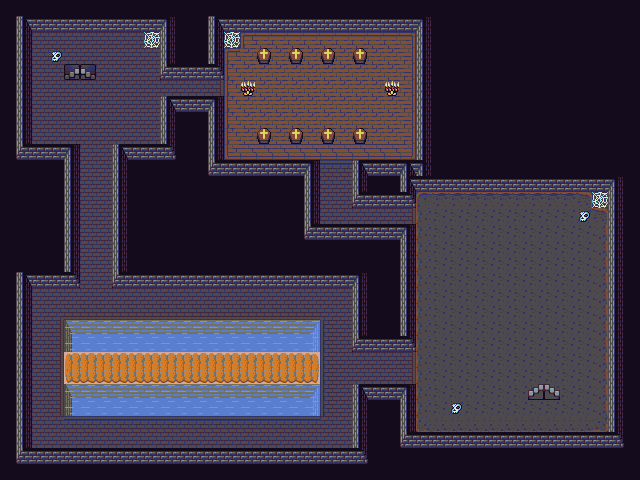

Rendered tile map (Tiled .tmx) drawn with the repository's tilesets; below, a short description and the map source with its tile grids summarised:
An orthogonal 40x30 tile map with 16x16 px tiles, 8 tile layers (ground, water, detail, walls, ...), 12 tilesets and 7 objects (2x exit, 2x spawn, 2x light, chest).

<map version="1.10" tiledversion="1.10.2" orientation="orthogonal" renderorder="right-down" width="40" height="30" tilewidth="16" tileheight="16" infinite="0" nextlayerid="10" nextobjectid="8">
 <properties>
  <property name="ambience" value="amb.plain" />
  <property name="backdrop" value="dungeon" />
  <property name="darkness" type="float" value="0.85" />
  <property name="dungeon" type="bool" value="true" />
  <property name="encounter_rate" type="int" value="200" />
  <property name="encounters" value="plague_rat 3, grave_robber 1" />
  <property name="lantern" type="float" value="4.5" />
  <property name="music" value="music.rpg_warrens" />
  <property name="name" value="The Warrens" />
  <property name="region" type="int" value="1" />
 </properties>
 <tileset firstgid="1" source="dl_floor.tsx" />
 <tileset firstgid="820" source="dl_wall.tsx" />
 <tileset firstgid="1840" source="dl_tree.tsx" />
 <tileset firstgid="2272" source="dl_pit.tsx" />
 <tileset firstgid="2528" source="dl_decor.tsx" />
 <tileset firstgid="2704" source="dl_door.tsx" />
 <tileset firstgid="2752" source="dl_tile.tsx" />
 <tileset firstgid="2784" source="dl_ground.tsx" />
 <tileset firstgid="2840" source="dl_fence.tsx" />
 <tileset firstgid="2936" source="dl_effect.tsx" />
 <tileset firstgid="3144" source="dl_humanoid.tsx" />
 <tileset firstgid="3360" source="dl_reptile.tsx" />
 <layer id="1" name="ground" width="40" height="30">
  <data>[1200 cells, 1136 non-empty, 31 distinct tile ids]</data>
 </layer>
 <layer id="2" name="water" width="40" height="30">
  <properties>
   <property name="collision" type="bool" value="true" />
  </properties>
  <data>[1200 cells, 64 non-empty, 6 distinct tile ids]</data>
 </layer>
 <layer id="3" name="detail" width="40" height="30">
  <data>[1200 cells, 7 non-empty, 5 distinct tile ids]</data>
 </layer>
 <layer id="4" name="walls" width="40" height="30">
  <properties>
   <property name="collision" type="bool" value="true" />
  </properties>
  <data>[1200 cells, 626 non-empty, 11 distinct tile ids]</data>
 </layer>
 <layer id="5" name="doors" width="40" height="30">
  <data>[1200 cells, 0 non-empty, 0 distinct tile ids]</data>
 </layer>
 <layer id="6" name="props" width="40" height="30">
  <properties>
   <property name="collision" type="bool" value="true" />
  </properties>
  <data>[1200 cells, 10 non-empty, 2 distinct tile ids]</data>
 </layer>
 <layer id="7" name="people" width="40" height="30">
  <properties>
   <property name="collision" type="bool" value="true" />
  </properties>
  <data>[1200 cells, 0 non-empty, 0 distinct tile ids]</data>
 </layer>
 <layer id="8" name="above" width="40" height="30">
  <data>[1200 cells, 3 non-empty, 1 distinct tile ids]</data>
 </layer>
 <objectgroup id="9" name="objects">
  <object id="1" name="" class="exit" x="64" y="64" width="32" height="16">
   <properties>
    <property name="map" value="ashfen_outskirts" />
    <property name="spawn" value="mill_door" />
   </properties>
  </object>
  <object id="2" name="entrance" class="spawn" x="64" y="96" width="16" height="16" />
  <object id="3" name="stairs_down" class="spawn" x="528" y="352" width="16" height="16" />
  <object id="4" name="" class="exit" x="528" y="384" width="32" height="16">
   <properties>
    <property name="map" value="warrens_2" />
    <property name="spawn" value="stairs_top" />
   </properties>
  </object>
  <object id="7" name="" class="chest" x="384" y="48" width="16" height="16">
   <properties>
    <property name="id" value="crypt_coffer" />
   </properties>
  </object>
  <object id="5" name="" class="light" x="240" y="80" width="16" height="16">
   <properties>
    <property name="flicker" type="bool" value="true" />
    <property name="radius" type="float" value="2.5" />
    <property name="strength" type="float" value="0.7" />
   </properties>
  </object>
  <object id="6" name="" class="light" x="384" y="80" width="16" height="16">
   <properties>
    <property name="flicker" type="bool" value="true" />
    <property name="radius" type="float" value="2.5" />
    <property name="strength" type="float" value="0.7" />
   </properties>
  </object>
 </objectgroup>
</map>
